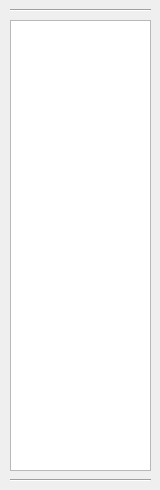
<?xml version="1.0" encoding="UTF-8"?>
<ui version="4.0">
 <class>Widget_CustomGates</class>
 <widget class="QWidget" name="Widget_CustomGates">
  <property name="geometry">
   <rect>
    <x>0</x>
    <y>0</y>
    <width>160</width>
    <height>490</height>
   </rect>
  </property>
  <property name="windowTitle">
   <string>Form</string>
  </property>
  <widget class="Line" name="line_2">
   <property name="geometry">
    <rect>
     <x>10</x>
     <y>0</y>
     <width>141</width>
     <height>20</height>
    </rect>
   </property>
   <property name="orientation">
    <enum>Qt::Horizontal</enum>
   </property>
  </widget>
  <widget class="Line" name="line_3">
   <property name="geometry">
    <rect>
     <x>10</x>
     <y>470</y>
     <width>141</width>
     <height>20</height>
    </rect>
   </property>
   <property name="orientation">
    <enum>Qt::Horizontal</enum>
   </property>
  </widget>
  <widget class="QListWidget" name="customGateListWidget">
   <property name="geometry">
    <rect>
     <x>10</x>
     <y>20</y>
     <width>141</width>
     <height>451</height>
    </rect>
   </property>
  </widget>
 </widget>
 <resources/>
 <connections/>
</ui>
